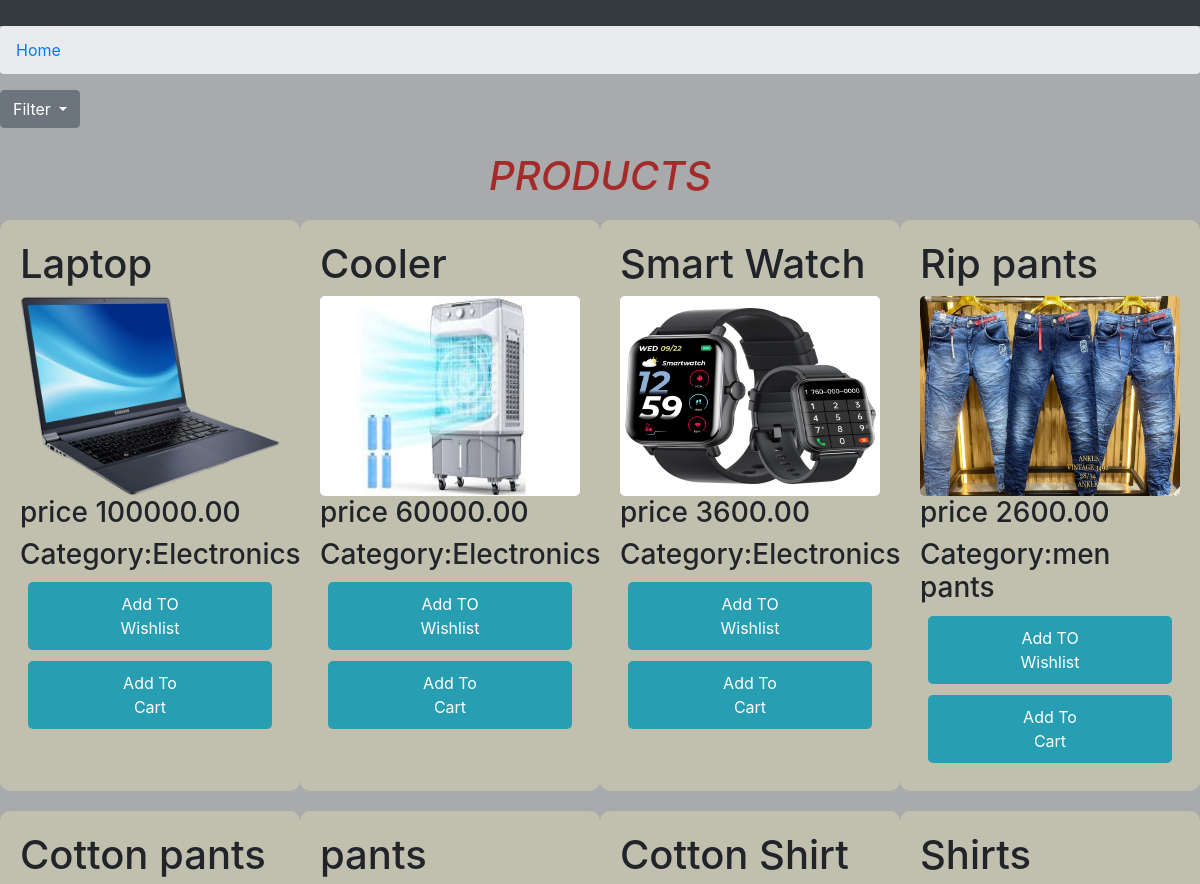
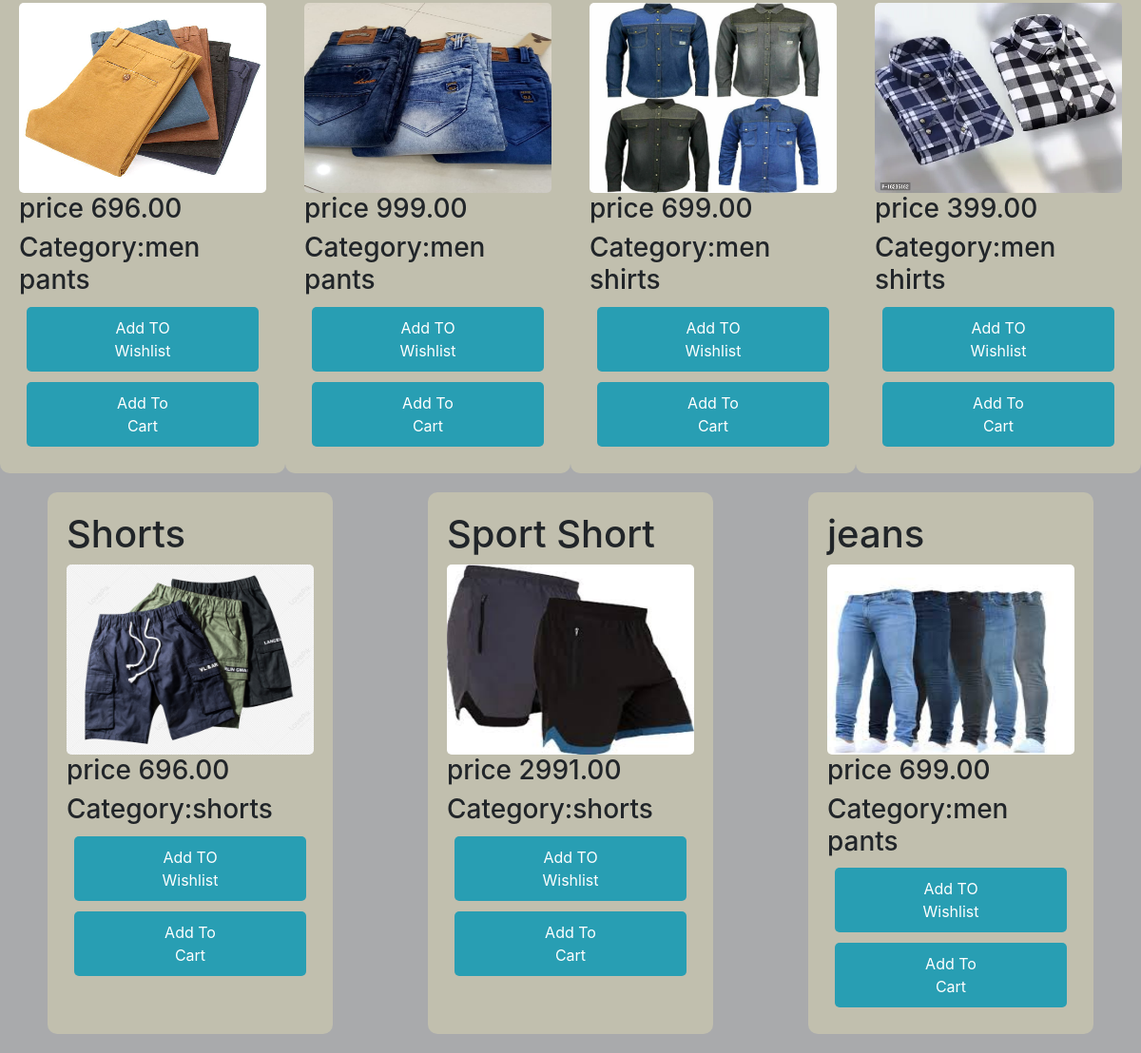
The page / on the database its author committed (2 pictures, top to bottom).
### reg_app/models.py (models this page shows, shortened)
class product(models.Model):
    STATUS_CHOICES = (
        ('pending', 'Pending'),
        ('approved', 'Approved'),
        ('rejected', 'Rejected'),)
    pname=models.CharField(max_length=100)
    qty=models.IntegerField(default=1)
    price=models.DecimalField(max_digits=10,decimal_places=2)
    img=models.ImageField()
    dealer=models.ForeignKey(CustomUser,on_delete=models.CASCADE,null=True,blank=True)
    category=models.ForeignKey(Category,on_delete=models.CASCADE,null=True,blank=True)
    status = models.CharField(max_length=10, choices=STATUS_CHOICES, default='pending')

class Category(models.Model):
    category=models.CharField(max_length=100,unique=True)
    def __str__(self):
        return self.category

### reg_app/views.py (the view)
# urls.py: path('',allproducts,name='allproducts'),
def allproducts(request):
    if request.user:
        products=product.objects.filter(status='approved')
        return render(request,'allproducts.html',{'products':products})

### templates/allproducts.html (shortened to what this page needs)
    {% extends 'base.html' %}
    {% load static %}
    {% block title %}
    <link rel="stylesheet" href="{% static 'css/c4.css' %}">
    {% endblock %}
    {% block block_body %}
    <form action="{% url 'product_search' %}" method="GET" class="search-bar">
        <div class="dropdown">
            <button class="btn btn-secondary dropdown-toggle" type="button" id="dropdownMenuButton" data-toggle="dropdown" aria-haspopup="true" aria-expanded="false">
                Filter
            </button>
        </div>
    </form>
    <br>
    <center>
        <i><h1 style="color: brown; " >PRODUCTS</h1></i>
    </center>
    <div class="product-container">
        {% for product in products %}
        <div class="product">
          <b>  <h1>{{ product.pname }}</h1></b>
            <img src="{{ product.img.url }}" alt="" height="200px" width="200px">
            <h3>price {{ product.price }}</h3>
            <h3> Category:{{product.category}}</h3>
            <form action="{% url 'addwishlist' product.id %}" method="POST">
                <button type="submit" style="margin: 3px 8px 8px;">Add TO Wishlist</button>
            </form>
            <form action="{% url 'add_to_cart' product.id %}" method="POST">
                <button type="submit" style="margin: 3px 8px 8px;">Add To Cart</button>
            </form>
        </div>
        {% endfor %}
    </div>
    {% endblock %}

### static/css/c4.css (style rules this page uses)
.product-container { display: flex; flex-wrap: wrap; justify-content: space-around; margin-top: 20px; }
.product { width: 300px; background-color: rgba(199, 197, 176, 0.8); border-radius: 10px; padding: 20px; margin-bottom: 20px; }
.product img { width: 260px; height: 200px; border-radius: 5px; }
.product button { background-color: rgb(40, 158, 179); color: white; border: none; padding: 10px 80px; margin-top: 10px; border-radius: 5px; text-decoration: none; cursor: pointer; }
button { border-radius: 10px; background-color: rgb(228, 222, 210); }
body { background-color: rgb(169, 170, 172); }

### rows shown on the page
product: pname "Laptop", img (picture), price "100000.00", category "Electronics"
product: pname "Cooler", img (picture), price "60000.00", category "Electronics"
product: pname "Smart Watch", img (picture), price "3600.00", category "Electronics"
product: pname "Rip pants", img (picture), price "2600.00", category "men pants"
product: pname "Cotton pants", img (picture), price "696.00", category "men pants"
product: pname "pants", img (picture), price "999.00", category "men pants"
product: pname "Cotton Shirt", img (picture), price "699.00", category "men shirts"
product: pname "Shirts", img (picture), price "399.00", category "men shirts"
product: pname "Shorts", img (picture), price "696.00", category "shorts"
product: pname "Sport Short", img (picture), price "2991.00", category "shorts"
product: pname "jeans", img (picture), price "699.00", category "men pants"
